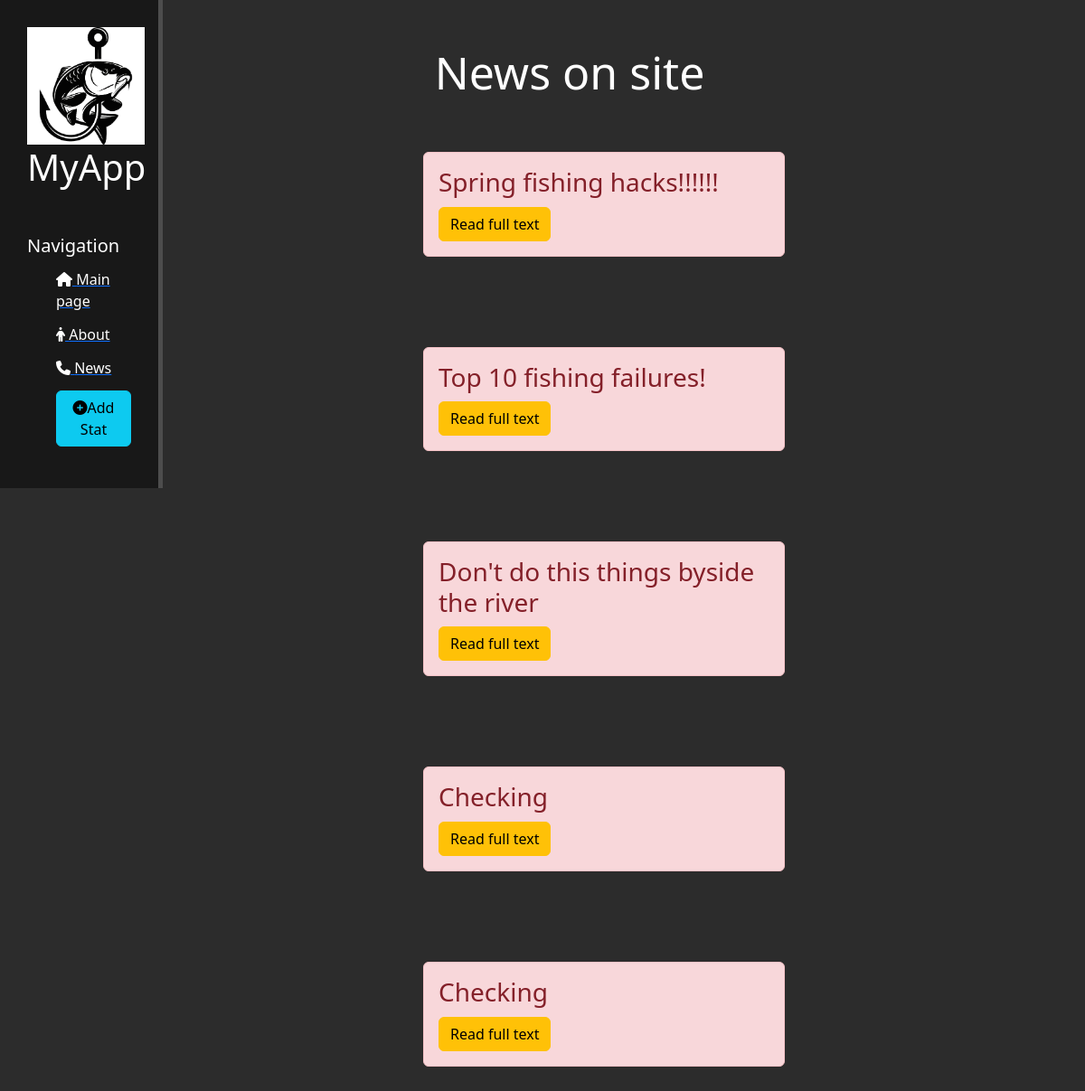
Page /news/ on the committed database.
### news/models.py (models this page shows, shortened)
class Articles(models.Model):
    title = models.CharField('Name', max_length=50)
    intro = models.CharField('Intro', max_length=250)
    full_text = models.TextField('Stat')
    date = models.DateTimeField('Data of publication')

### news/views.py (the view)
# urls.py: path('', views.news_home, name='news_home'),
def news_home(request):
    news = Articles.objects.order_by('date')
    return render(request, 'news/news_home.html', {'news': news})

### news/templates/news/news_home.html (shortened to what this page needs)
{% extends 'app/layout.html' %}
{% block content%}
   <div class="features">
      <h1>News on site</h1>
      {% if news %}
         {% for el in news %}
            <div class="alert alert-danger">
              <h3>{{ el.title }}</h3>
              <a href="{% url 'news_detail' el.id %}" class="btn btn-warning">Read full text</a>
            </div>
       {% endfor %}
      {% else %}
         <p>No messages</p>
      {% endif %}
   </div>
{% endblock %}

### app/templates/app/layout.html (shortened to what this page needs)
{% load static %}
<!DOCTYPE html>
<html lang="en">
<head>
    <link rel="stylesheet" href="https://cdn.jsdelivr.net/npm/bootstrap@5.2.3/dist/css/bootstrap.min.css">
    <link rel="stylesheet" href="{% static 'app/css/main.css' %}" >
    <link rel="stylesheet" href="https://cdn.jsdelivr.net/npm/@fortawesome/fontawesome-free@6.2.1/css/fontawesome.min.css">
    <link rel="stylesheet" href="https://use.fontawesome.com/releases/v6.4.0/css/all.css">
</head>
<body>
     <aside>
         <img src="{%static 'app/img/img.png'%}" alt="Лого" >
         <span class="logo">MyApp</span>
         <h3> Navigation</h3>
         <ul>
             <a href="{% url 'home' %}"><li><i class="fa-sharp fa-solid fa-house"></i> Main page</li></a>
             <a href="{% url 'about' %}"><li><i class="fa-solid fa-person"></i> About</li></a>
             <a href="{% url 'news_home' %}"><li><i class="fa-solid fa-phone"></i> News</li></a>
             <a href="{% url 'create' %}"><li><button class="btn btn-info"><i class="fas fa-plus-circle"></i>Add Stat</button></li></a>
         </ul>
     </aside>
    <main>
     {% block content %}
     {% endblock %}
    </main>
</body>
</html>

### app/static/app/css/main.css (style rules this page uses)
body { background: #2c2c2c; }
aside { float: left; background: #181818; width: 15%; padding: 2.5%; height: 10; color: #fff; border-right: 5px solid #4d4d4d; }
aside img { width: 130px; float: left; }
aside .logo { font-size: 40px; margin-left: 15px: font-weight: bold; position: relative; top: -5px }
aside h3 { margin-top: 40px; font-size: 20px; }
aside ul { list-style: none }
aside ul li { color: #fff; display: block; margin-top: 13px; transition: transform .6s ease; }
main .features { float: left; color: #fff; margin-top: 50px; text-align: center; width: 75%; }
main .features h1 { font-size: 50px; }
.alert-danger { float: left; clear: both; width: 400px; margin: 50px 32%; text-align: left; }

### rows in the picture
Articles: title "Spring fishing hacks!!!!!!"
Articles: title "Top 10 fishing failures!"
Articles: title "Don't do this things byside the river"
Articles: title "Checking"
Articles: title "Checking"
